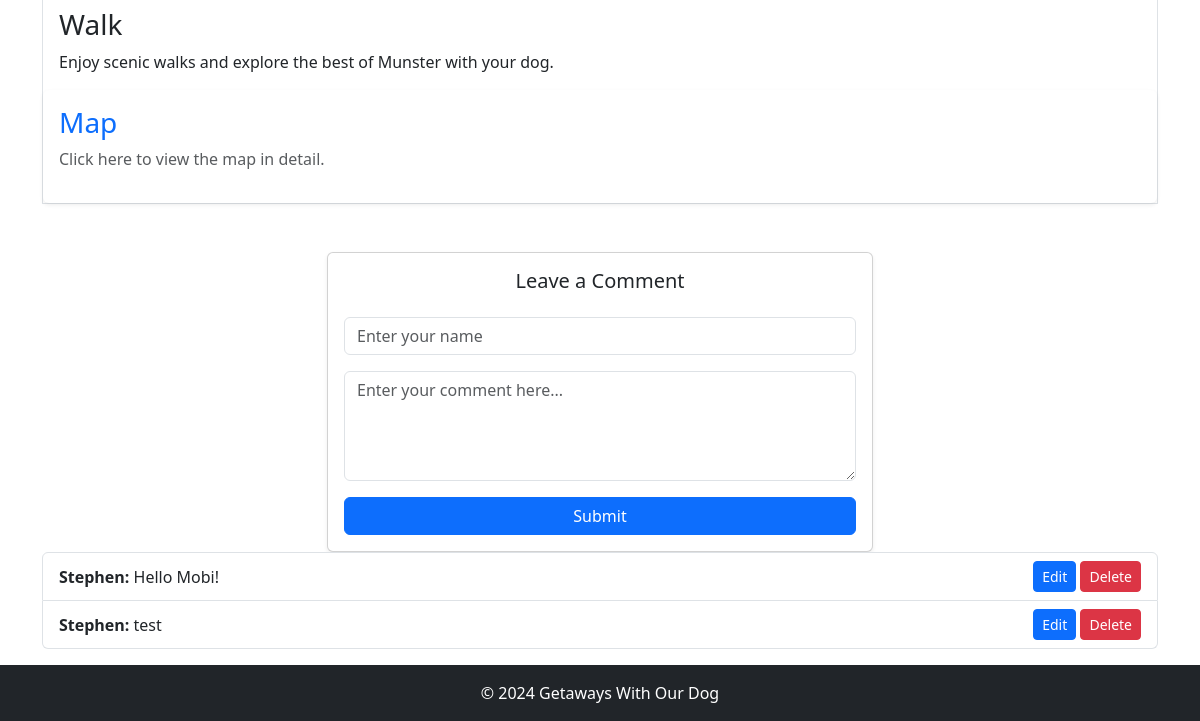
The app's page / (lower part), older data.
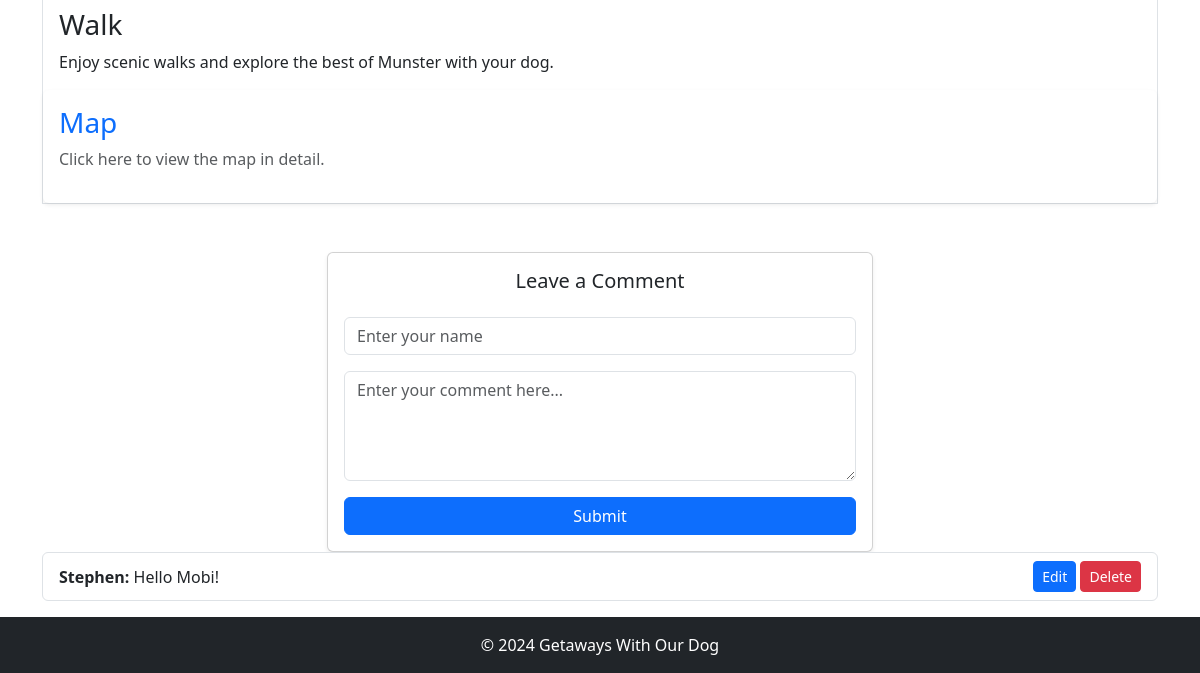
The same page, newer data.
### tables this page shows
CREATE TABLE comments (
            id INTEGER PRIMARY KEY AUTOINCREMENT,
            name TEXT NOT NULL,
            comment TEXT NOT NULL
        );

### app.py (the view, shortened to what this page needs)
@app.route('/', methods=['GET', 'POST'])
def index():
    comments = []
    try:
        with sqlite3.connect('comments.db') as conn:
            cursor = conn.cursor()
            cursor.execute("SELECT id, name, comment FROM comments")  # Ensure 'id' is included here
            comments = cursor.fetchall()
    except sqlite3.Error as e:
        print(f"Database error: {e}")
    return render_template('index.html', comments=comments)

### templates/index.html (shortened to what this page needs)
<!DOCTYPE html>
<html lang="en">
<head>
  <link href="https://cdn.jsdelivr.net/npm/bootstrap@5.3.3/dist/css/bootstrap.min.css" rel="stylesheet">
  <link rel="stylesheet" href="https://cdnjs.cloudflare.com/ajax/libs/leaflet/1.9.4/leaflet.css" />
</head>
<body>
</body>
<main class="container-flex pt-5 pt-5">
  <div class="container my-5">
    <section id="munster" class="my-4">
      <div class="card-deck border">
        <div class="card border-0">
          <div class="card-body">
            <h3 class="card-title">Walk</h3>
            <p class="card-text">Enjoy scenic walks and explore the best of Munster with your dog.</p>
          </div>
        </div>
        <a href="map.html?lat=52.094888&lng=-7.623023&zoom=11" class="card border-0 text-decoration-none shadow-sm">
          <div class="card-body">
            <h3 class="card-title text-primary">Map</h3>
            <p class="card-text text-muted">Click here to view the map in detail.</p>
          </div>
        </a>
      </div>
    </section>
  </div>
<div class="container mt-5">
  <div class="row justify-content-center">
    <div class="col-md-6">
      <div class="card shadow-sm">
        <div class="card-body">
          <h5 class="card-title text-center mb-4">Leave a Comment</h5>
          <form action="/" method="post">
            <div class="mb-3">
              <input type="text" class="form-control" id="name" name="name" placeholder="Enter your name" required>
            </div>
            <div class="mb-3">
              <textarea class="form-control" id="comment" name="comment" rows="4" placeholder="Enter your comment here..." required></textarea>
            </div>
            <div class="d-grid">
              <button type="submit" class="btn btn-primary">Submit</button>
            </div>
          </form>
        </div>
      </div>
    </div>
  </div>
  <ul class="list-group">
    {% for comment in comments %}
      <li class="list-group-item d-flex justify-content-between align-items-center" data-id="{{ comment[0] }}">
        <div>
          <strong>{{ comment[1] }}:</strong> {{ comment[2] }}
        </div>
        <div>
          <button class="btn btn-sm btn-primary mr-2" onclick="editComment('{{ comment[0] }}')">Edit</button>
          <button class="btn btn-sm btn-danger" onclick="deleteComment('{{ comment[0] }}')">Delete</button>
        </div>
      </li>
    {% endfor %}
  </ul>
</main>
<footer class="footer mt-3 py-3 bg-dark text-white text-center">
  <div class="container">
    <span class="d-block">© 2024 Getaways With Our Dog</span>
  </div>
</footer>
</body>
</html>

Row changes from the older to the newer data that the page shows:
removed comments: name "Stephen", comment "test"
